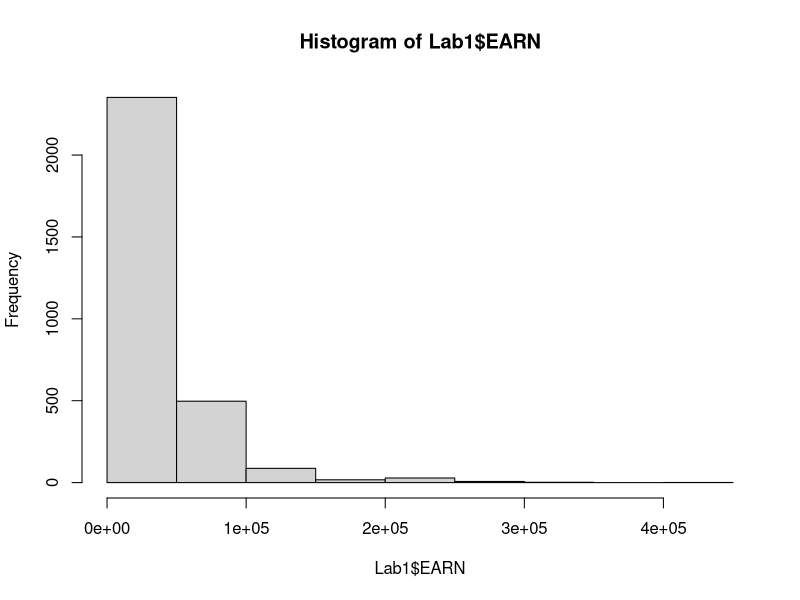
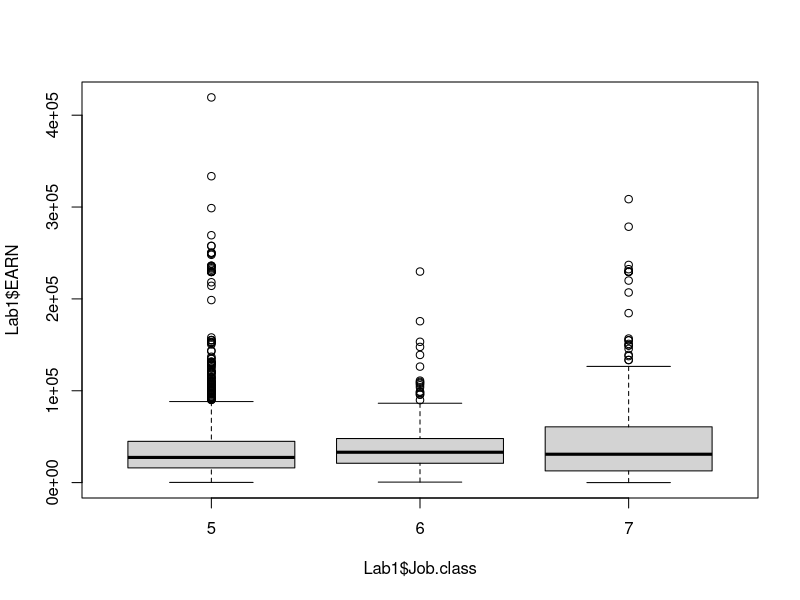
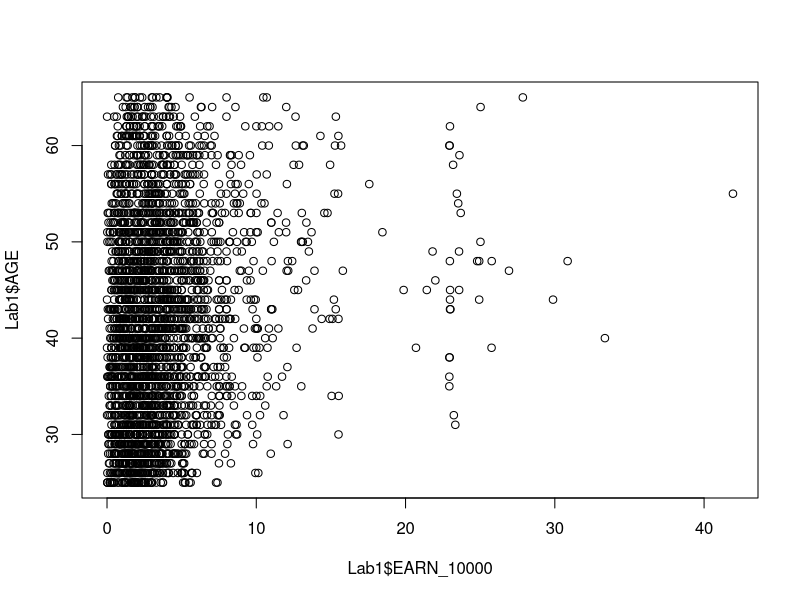

Write R code to recreate these figures, in order.
Lab1 <- read.csv(file="Lab1.csv", header=TRUE)                  #read in the Lab1.csv file
summary(Lab1$EARN)                                              #Display summary statistics for the variable EARN
table(Lab1$Job.class)                                           #Display frequencies of the variable Job.class
table.prop <- table(Lab1$EDUC, Lab1$Gender, Lab1$Job.class)     #create a proportional table for a three-way cross-tabulation
prop.table(table.prop)                                          #Display a three-way cross-tabulation of the proportions of variables Educ, Gender and Job.Class
hist(Lab1$EARN)                                                 #Create a basic histogram of the variable EARN
boxplot(Lab1$EARN~Lab1$Job.class)                               #Create a basic boxplot of the variable EARN by Job Class
Lab1$EARN_10000 = Lab1$EARN/10000                               #Create a new variable EARN_10000 that is equal to Earnings divided by 10,000
plot(Lab1$EARN_10000, Lab1$AGE)                                 #Create a scatterplot with EARN_10000 on the x axis and AGE on the Y axis
